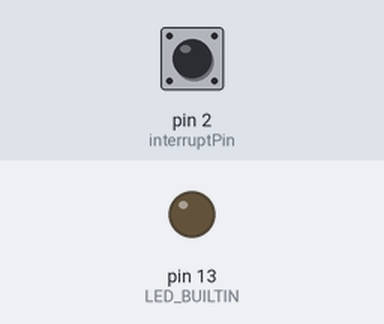
The sketch below on a simulated Arduino Uno, built with avr-gcc and run on an emulated ATmega328P. Parts: output pins drawn as LEDs (lit = HIGH). The inputs (shaded band) are chosen by the test bench; at power-on: pin 2 (interruptPin) HIGH.

Above: at 1.2 s.
1.3 s: pin 2 (interruptPin) pulled LOW for 0.15 s
At 1.37 s:
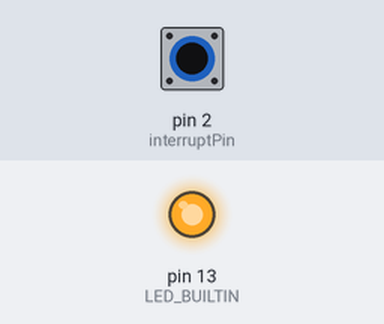
2.9 s: pin 2 (interruptPin) pulled LOW for 3.2 s
At 7.3 s:
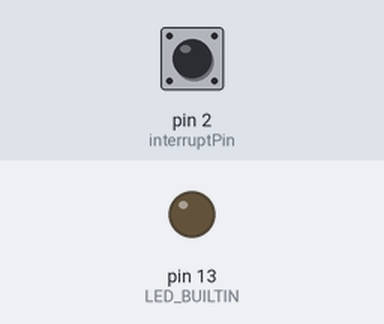
Timing chart, 0 to 8.8 s (numbered marks = the images above; inputs shaded):
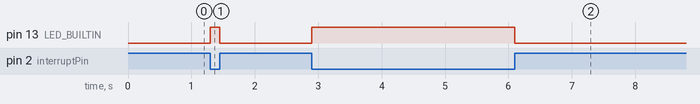

The sketch:

attachInterrupt.ino
```cpp
const byte interruptPin = 2;
volatile byte state = LOW;

void setup() {
  pinMode(LED_BUILTIN, OUTPUT);
  pinMode(interruptPin, INPUT_PULLUP);
  attachInterrupt(digitalPinToInterrupt(interruptPin), blink, CHANGE);
}

void loop() {
  digitalWrite(LED_BUILTIN, state);
}

void blink() {
  state = !state;
}
```

Measured:
- after the input at 1.3 s, pin 13 (LED_BUILTIN): LOW → HIGH at once, → LOW 0.15 s later
- after the input at 2.9 s, pin 13 (LED_BUILTIN): LOW → HIGH at once, → LOW 3.2 s later
